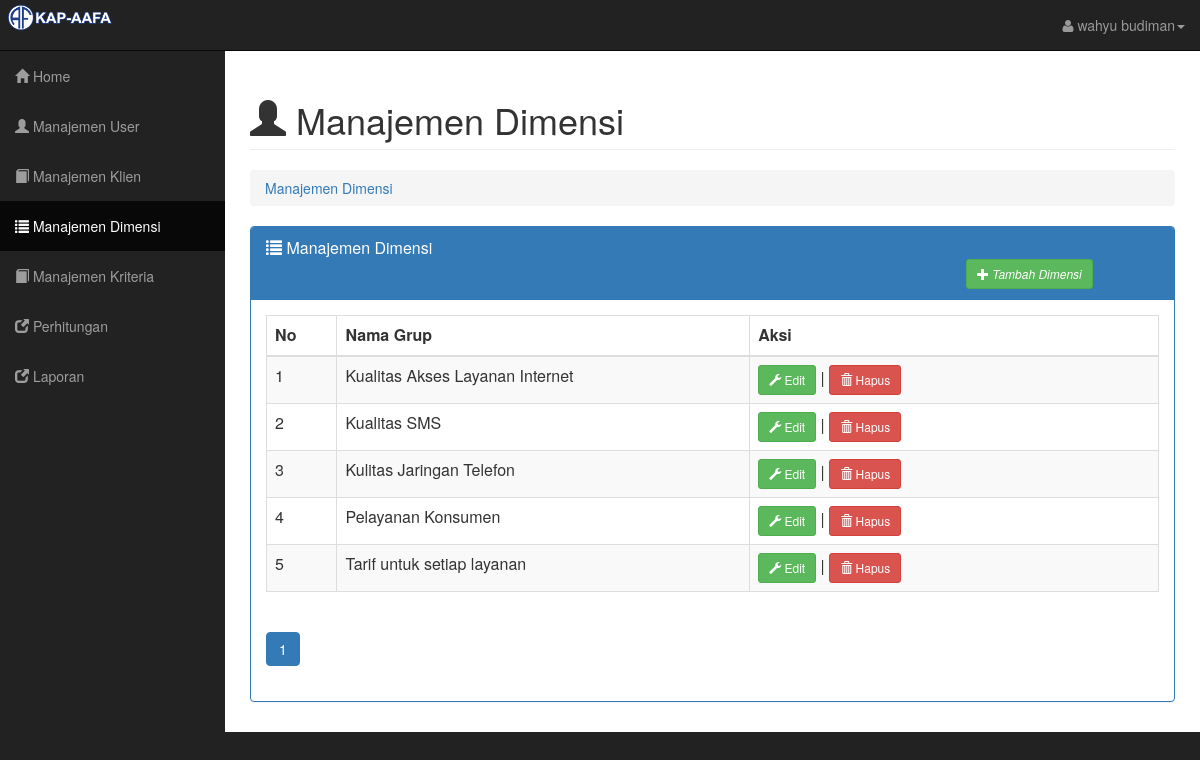
Screenshot of /adminweb/master.php?module=group (signed in) with the database file from the repository.
### tables this page shows
CREATE TABLE IF NOT EXISTS `tgroup` (
  `groupId` int(11) NOT NULL AUTO_INCREMENT,
  `groupName` varchar(255) NOT NULL,
  `CreatedDate` datetime NOT NULL,
  `CreatedUser` int(11) NOT NULL,
  `ModifiedDate` datetime NOT NULL,
  `ModifiedUser` int(11) NOT NULL,
  PRIMARY KEY (`groupId`),
  KEY `CreatedUser` (`CreatedUser`,`ModifiedUser`),
  KEY `CreatedUser_2` (`CreatedUser`)
);

### adminweb/modul/mod_group/group.php (the view, shortened to what this page needs)
<?php
$aksi = "modul/mod_group/aksi_group.php";
switch($_GET[act]){
	default:
	?>
	<div class="row">
	    <div class="col-lg-12">
	        <h1 class="page-header">
	            <i class="glyphicon glyphicon-user"></i> Manajemen Dimensi
	        </h1>
	        <ol class="breadcrumb">
	            <li class="active">
	                 <a href="master.php?module=group">Manajemen Dimensi</a>
	            </li>
	        </ol>
	    </div>
	</div>
	<div class="panel panel-primary">
		<div class="panel-heading">
			<div class="panel-title"><span class="glyphicon glyphicon-list"></span> Manajemen Dimensi <i style="margin-left:700px;"><?php if($_SESSION['level']=="Super"){?><button class="btn btn-success btn-sm " onclick="window.location.href='?module=group&act=tambahgroup'"><span class="glyphicon glyphicon-plus"></span> Tambah Dimensi</button></i><?php } ?></div>
		</div>
		<div class="panel-body">
			<table id="tablekonten" class="table table-striped table-bordered table-responsive" style="">
				<thead>
					<th width="1%"><div id="konten">No</div></th>
					<th width="10%"><div id="konten">Nama Grup</div></th>
					<th width="10%"><div id="konten">Aksi</div></th>
				</thead>
				<tbody>
					<?php
						$p      = new PagingGroup();
						$batas  = 10;
						$posisi = $p->cariPosisi($batas);
					    $tampil = mysqli_query($hore,"SELECT * FROM tgroup order by groupName asc limit $posisi,$batas");
					    $no =$posisi+1;
						while ($data = mysqli_fetch_array($tampil)){
							?>
							<tr>
								<td><div id="kontentd"><?php echo $no; ?></div></td>
								<td><div id="kontentd"><?php echo $data['groupName'];?></div></td>
								<td><?php if($_SESSION['level']=="Super"){?><div id="kontentd"><a href="?module=group&act=editgroup&id=<?php echo $data['groupId'];?>"><button class="btn btn-success btn-sm" ><span class="glyphicon glyphicon-wrench"></span> Edit</button></a> | <a href="<?php echo $aksi;?>?module=group&act=hapus&id=<?php echo $data['groupId'];?>"><button class="btn btn-danger btn-sm" onclick="return confirm('Hapus Dimensi?')" ><span class="glyphicon glyphicon-trash"></span> Hapus</button></a></div><?php } ?>
								</td>
							</tr>
							<?php
							$no++;
						}
						$jmldata = mysqli_num_rows(mysqli_query($hore,"SELECT * FROM tgroup"));
						$jmlhalaman  = $p->jumlahHalaman($jmldata, $batas);
						$linkHalaman = $p->navHalaman($_GET[halaman], $jmlhalaman);
					?>
				</tbody>
			</table>
				<ul class="pagination">
					<?php echo "$linkHalaman"; ?>
				</ul>
		</div>
	</div>
	<?php
	break;
	?>
    <?php
}
?>

### css/sb-admin.css (style rules this page uses)
body { margin-top: 100px; background-color: #222; }
@media (min-width:768px) { body { margin-top: 50px; } }

### rows the page displays
tgroup: groupName "Kualitas Akses Layanan Internet"
tgroup: groupName "Kualitas SMS"
tgroup: groupName "Kulitas Jaringan Telefon"
tgroup: groupName "Pelayanan Konsumen"
tgroup: groupName "Tarif untuk setiap layanan"

### other values shown
$_SESSION[fullname] "wahyu budiman"
